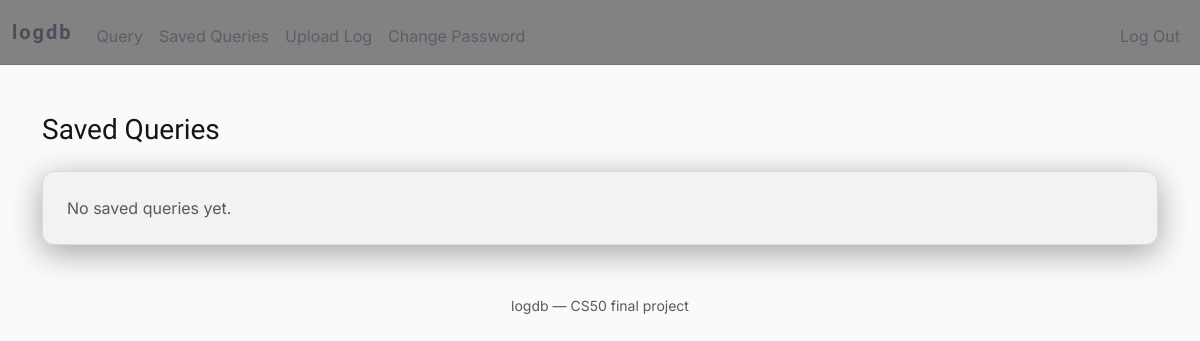
/saved (signed in), run on an earlier commit of the app's database.
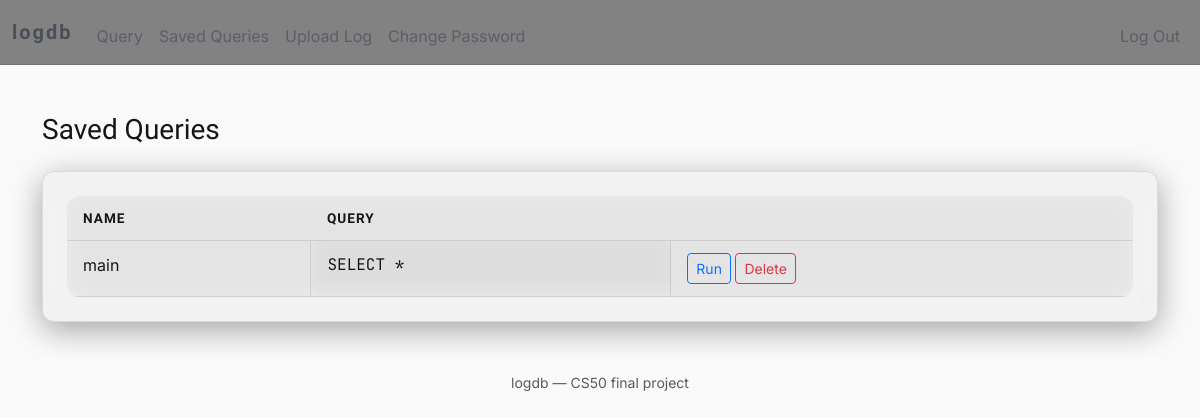
And on a later commit of the database.
### tables this page shows
CREATE TABLE saved_queries (
    id INTEGER PRIMARY KEY AUTOINCREMENT,
    user_id INTEGER NOT NULL,
    name TEXT NOT NULL,
    query_text TEXT NOT NULL,
    created_at TIMESTAMP DEFAULT CURRENT_TIMESTAMP,
    FOREIGN KEY (user_id) REFERENCES users(id)
);

### app.py (the view)
@app.route("/saved", methods=["GET", "POST"])
@login_required
def saved():
    if request.method == "POST":
        name = request.form.get("name")
        query_text = request.form.get("query")
        if not name or not query_text:
            return apology("must provide name and query", 400)
        db.execute(
            "INSERT INTO saved_queries (user_id, name, query_text) VALUES (?, ?, ?)",
            session["user_id"], name, query_text
        )
        return redirect("/saved")
    else:
        saved_queries = db.execute(
            "SELECT id, name, query_text FROM saved_queries WHERE user_id = ? ORDER BY created_at DESC",
            session["user_id"]
        )
        return render_template("saved.html", saved_queries=saved_queries)

### app.py (called while the page is built)
@app.after_request
def after_request(response):
    response.headers["Cache-Control"] = "no-cache, no-store, must-revalidate"
    response.headers["Expires"] = 0
    response.headers["Pragma"] = "no-cache"
    return response

### helpers.py (called while the page is built)
def login_required(f):
    @wraps(f)
    def decorated_function(*args, **kwargs):
        if session.get("user_id") is None:
            return redirect("/login")
        return f(*args, **kwargs)
    return decorated_function

### templates/saved.html (shortened to what this page needs)
{% extends "layout.html" %}
{% block main %}
    <h3 class="mb-4">Saved Queries</h3>
    <div class="card">
        {% if saved_queries %}
            <div class="table-responsive">
                <table class="table table-hover">
                    <thead>
                        <tr><th>Name</th><th>Query</th><th></th></tr>
                    </thead>
                    <tbody>
                        {% for item in saved_queries %}
                        <tr>
                            <td>{{ item.name }}</td>
                            <td class="query-preview">{{ item.query_text }}</td>
                            <td>
                                <form action="/query" method="post" class="d-inline">
                                    <button type="submit" class="btn btn-sm btn-outline-primary">Run</button>
                                </form>
                                <form action="/saved/delete/{{ item.id }}" method="post" class="d-inline">
                                    <button type="submit" class="btn btn-sm btn-outline-danger">Delete</button>
                                </form>
                            </td>
                        </tr>
                        {% endfor %}
                    </tbody>
                </table>
            </div>
        {% else %}
            <p class="text-muted mb-0">No saved queries yet.</p>
        {% endif %}
    </div>
{% endblock %}

### templates/layout.html (shortened to what this page needs)
<!DOCTYPE html>
<html lang="en">
    <head>
        <link href="https://cdn.jsdelivr.net/npm/bootstrap@5.3.8/dist/css/bootstrap.min.css" rel="stylesheet">
        <link href="/static/styles.css" rel="stylesheet">
    </head>
    <body>
        <nav class="navbar navbar-expand-md navbar-dark">
            <div class="container-fluid">
                <a class="navbar-brand" href="/">logdb</a>
                <div class="collapse navbar-collapse" id="navbar">
                    {% if session["user_id"] %}
                        <ul class="navbar-nav me-auto mt-2">
                            <li class="nav-item"><a class="nav-link" href="/query">Query</a></li>
                            <li class="nav-item"><a class="nav-link" href="/saved">Saved Queries</a></li>
                            <li class="nav-item"><a class="nav-link" href="/upload">Upload Log</a></li>
                            <li class="nav-item"><a class="nav-link" href="/change">Change Password</a></li>
                        </ul>
                        <ul class="navbar-nav ms-auto mt-2">
                            <li class="nav-item"><a class="nav-link" href="/logout">Log Out</a></li>
                        </ul>
                    {% else %}
                        <ul class="navbar-nav ms-auto mt-2">
                            <li class="nav-item"><a class="nav-link" href="/register">Register</a></li>
                            <li class="nav-item"><a class="nav-link" href="/login">Log In</a></li>
                        </ul>
                    {% endif %}
                </div>
            </div>
        </nav>
        <main class="container py-5">
            {% block main %}{% endblock %}
        </main>
        <footer class="mb-5 text-center">
            <small class="text-muted">logdb — CS50 final project</small>
        </footer>
    </body>
</html>

### static/styles.css (style rules this page uses)
:root { --bg: #08090c; --bg-panel: rgba(255, 255, 255, 0.05); --border: rgba(255, 255, 255, 0.12); --text: #eceef1; --text-dim: #8a8f98; --accent: #e3e6ea; --accent-dim: #9aa0aa; --danger: #ff6b6b; }
@media (prefers-color-scheme: light) { :root { --bg: #fafafa; --bg-panel: rgba(0, 0, 0, 0.03); --border: rgba(0, 0, 0, 0.1); --text: #14161a; --text-dim: #5a5f68; --accent: #4a4f58; --accent-dim: #d4d6da; --danger: #c0392b; } }
body { background: var(--bg); color: var(--text); font-family: 'Inter', sans-serif; min-height: 100vh; }
h1, h2, h3, h4, .navbar-brand { font-family: 'Sora', sans-serif; }
.query-preview, code, pre { font-family: 'JetBrains Mono', monospace; }
.navbar { background: rgba(10, 10, 12, 0.5); backdrop-filter: blur(16px); -webkit-backdrop-filter: blur(16px); border-bottom: 1px solid var(--border); }
.navbar-brand { color: var(--accent) !important; font-weight: 800; letter-spacing: 2px; }
.navbar-dark .navbar-nav .nav-link { color: var(--text-dim); }
.card, .panel { background: var(--bg-panel); backdrop-filter: blur(14px); -webkit-backdrop-filter: blur(14px); border: 1px solid var(--border); border-radius: 12px; box-shadow: 0 8px 32px rgba(0, 0, 0, 0.35); padding: 1.5rem; }
.table { --bs-table-bg: transparent; --bs-table-color: var(--text); --bs-table-striped-bg: rgba(255, 255, 255, 0.04); --bs-table-striped-color: var(--text); --bs-table-hover-bg: rgba(230, 232, 236, 0.06); --bs-table-hover-color: var(--text); --bs-table-border-color: var(--border); background: var(--bg-panel); backdrop-filter: blur(14px); -webkit-backdrop-filter: blur(14px); border-radius: 12px; overflow: hidden; color: var(--text); margin-bottom: 0; }
.table > :not(caption) > * > * { background-color: transparent; color: var(--text); padding: 0.75rem 1rem; }
.table thead { color: var(--accent); font-family: 'Sora', sans-serif; font-size: 0.85rem; letter-spacing: 1px; text-transform: uppercase; }
.table td, .table th { border-color: var(--border) !important; }
.query-preview { background: rgba(0, 0, 0, 0.3); backdrop-filter: blur(10px); -webkit-backdrop-filter: blur(10px); border: 1px solid var(--border); border-radius: 8px; padding: 0.75rem 1rem; font-family: 'JetBrains Mono', monospace; color: var(--accent); white-space: pre-wrap; word-break: break-all; }
a { color: var(--accent); }

What changed in the data, as far as the page shows it:
added saved_queries: name "main", query_text "SELECT *"
Also different on the page:
text no longer shown: "No saved queries yet."
text now shown: "NAME QUERY"
